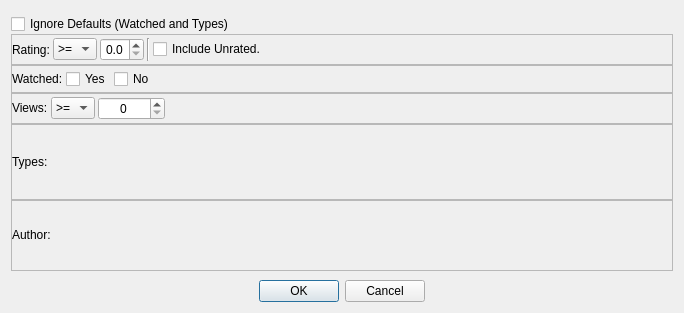
<?xml version="1.0" encoding="UTF-8"?>
<ui version="4.0">
 <class>FilterDialog</class>
 <widget class="QDialog" name="FilterDialog">
  <property name="geometry">
   <rect>
    <x>0</x>
    <y>0</y>
    <width>684</width>
    <height>313</height>
   </rect>
  </property>
  <property name="windowTitle">
   <string>Filter Dialog</string>
  </property>
  <layout class="QVBoxLayout" name="verticalLayout">
   <item>
    <widget class="QWidget" name="mainWidget" native="true">
     <layout class="QVBoxLayout" name="verticalLayout_4">
      <property name="spacing">
       <number>0</number>
      </property>
      <property name="leftMargin">
       <number>0</number>
      </property>
      <property name="topMargin">
       <number>0</number>
      </property>
      <property name="rightMargin">
       <number>0</number>
      </property>
      <property name="bottomMargin">
       <number>0</number>
      </property>
      <item>
       <widget class="QWidget" name="mainContainer" native="true">
        <layout class="QVBoxLayout" name="verticalLayout_2" stretch="0,0,0,0,0,1">
         <property name="spacing">
          <number>0</number>
         </property>
         <property name="leftMargin">
          <number>0</number>
         </property>
         <property name="topMargin">
          <number>3</number>
         </property>
         <property name="rightMargin">
          <number>0</number>
         </property>
         <property name="bottomMargin">
          <number>3</number>
         </property>
         <item>
          <widget class="QCheckBox" name="ignore_defaults">
           <property name="text">
            <string>Ignore Defaults (Watched and Types)</string>
           </property>
          </widget>
         </item>
         <item>
          <widget class="QFrame" name="ratingContainer">
           <property name="frameShape">
            <enum>QFrame::StyledPanel</enum>
           </property>
           <property name="frameShadow">
            <enum>QFrame::Plain</enum>
           </property>
           <layout class="QHBoxLayout" name="horizontalLayout_7">
            <property name="spacing">
             <number>3</number>
            </property>
            <property name="leftMargin">
             <number>0</number>
            </property>
            <property name="topMargin">
             <number>3</number>
            </property>
            <property name="rightMargin">
             <number>0</number>
            </property>
            <property name="bottomMargin">
             <number>3</number>
            </property>
            <item>
             <widget class="QLabel" name="label_5">
              <property name="text">
               <string>Rating:</string>
              </property>
             </widget>
            </item>
            <item>
             <widget class="QComboBox" name="ratingComboBox">
              <property name="focusPolicy">
               <enum>Qt::ClickFocus</enum>
              </property>
              <property name="currentIndex">
               <number>1</number>
              </property>
              <item>
               <property name="text">
                <string>==</string>
               </property>
              </item>
              <item>
               <property name="text">
                <string>&gt;=</string>
               </property>
              </item>
              <item>
               <property name="text">
                <string>&lt;=</string>
               </property>
              </item>
              <item>
               <property name="text">
                <string>&gt;</string>
               </property>
              </item>
              <item>
               <property name="text">
                <string>&lt;</string>
               </property>
              </item>
             </widget>
            </item>
            <item>
             <widget class="QDoubleSpinBox" name="ratingSpinBox">
              <property name="focusPolicy">
               <enum>Qt::StrongFocus</enum>
              </property>
              <property name="alignment">
               <set>Qt::AlignCenter</set>
              </property>
              <property name="decimals">
               <number>1</number>
              </property>
              <property name="maximum">
               <double>5.000000000000000</double>
              </property>
              <property name="singleStep">
               <double>0.500000000000000</double>
              </property>
             </widget>
            </item>
            <item>
             <widget class="Line" name="line">
              <property name="orientation">
               <enum>Qt::Vertical</enum>
              </property>
             </widget>
            </item>
            <item>
             <widget class="QCheckBox" name="include_unrated">
              <property name="text">
               <string>Include Unrated.</string>
              </property>
             </widget>
            </item>
            <item>
             <spacer name="horizontalSpacer_3">
              <property name="orientation">
               <enum>Qt::Horizontal</enum>
              </property>
              <property name="sizeHint" stdset="0">
               <size>
                <width>40</width>
                <height>20</height>
               </size>
              </property>
             </spacer>
            </item>
           </layout>
          </widget>
         </item>
         <item>
          <widget class="QFrame" name="watchedContainer">
           <property name="frameShape">
            <enum>QFrame::StyledPanel</enum>
           </property>
           <property name="frameShadow">
            <enum>QFrame::Plain</enum>
           </property>
           <layout class="QHBoxLayout" name="horizontalLayout_6">
            <property name="spacing">
             <number>3</number>
            </property>
            <property name="leftMargin">
             <number>0</number>
            </property>
            <property name="topMargin">
             <number>3</number>
            </property>
            <property name="rightMargin">
             <number>0</number>
            </property>
            <property name="bottomMargin">
             <number>3</number>
            </property>
            <item>
             <widget class="QLabel" name="label_4">
              <property name="text">
               <string>Watched:</string>
              </property>
             </widget>
            </item>
            <item>
             <widget class="QCheckBox" name="watched_yes">
              <property name="text">
               <string>Yes</string>
              </property>
              <property name="checked">
               <bool>false</bool>
              </property>
             </widget>
            </item>
            <item>
             <widget class="QCheckBox" name="watched_no">
              <property name="text">
               <string>No</string>
              </property>
              <property name="checked">
               <bool>false</bool>
              </property>
             </widget>
            </item>
            <item>
             <spacer name="horizontalSpacer">
              <property name="orientation">
               <enum>Qt::Horizontal</enum>
              </property>
              <property name="sizeHint" stdset="0">
               <size>
                <width>40</width>
                <height>20</height>
               </size>
              </property>
             </spacer>
            </item>
           </layout>
          </widget>
         </item>
         <item>
          <widget class="QFrame" name="viewsContainer">
           <property name="frameShape">
            <enum>QFrame::StyledPanel</enum>
           </property>
           <property name="frameShadow">
            <enum>QFrame::Plain</enum>
           </property>
           <layout class="QHBoxLayout" name="horizontalLayout_5">
            <property name="spacing">
             <number>3</number>
            </property>
            <property name="leftMargin">
             <number>0</number>
            </property>
            <property name="topMargin">
             <number>3</number>
            </property>
            <property name="rightMargin">
             <number>0</number>
            </property>
            <property name="bottomMargin">
             <number>3</number>
            </property>
            <item>
             <widget class="QLabel" name="label_3">
              <property name="sizePolicy">
               <sizepolicy hsizetype="Preferred" vsizetype="Maximum">
                <horstretch>0</horstretch>
                <verstretch>0</verstretch>
               </sizepolicy>
              </property>
              <property name="text">
               <string>Views:</string>
              </property>
             </widget>
            </item>
            <item>
             <widget class="QComboBox" name="viewsComboBox">
              <property name="focusPolicy">
               <enum>Qt::ClickFocus</enum>
              </property>
              <property name="currentIndex">
               <number>1</number>
              </property>
              <item>
               <property name="text">
                <string>==</string>
               </property>
              </item>
              <item>
               <property name="text">
                <string>&gt;=</string>
               </property>
              </item>
              <item>
               <property name="text">
                <string>&lt;=</string>
               </property>
              </item>
              <item>
               <property name="text">
                <string>&gt;</string>
               </property>
              </item>
              <item>
               <property name="text">
                <string>&lt;</string>
               </property>
              </item>
             </widget>
            </item>
            <item>
             <widget class="QSpinBox" name="viewsSpinBox">
              <property name="focusPolicy">
               <enum>Qt::StrongFocus</enum>
              </property>
              <property name="alignment">
               <set>Qt::AlignCenter</set>
              </property>
              <property name="maximum">
               <number>999999999</number>
              </property>
             </widget>
            </item>
            <item>
             <spacer name="horizontalSpacer_2">
              <property name="orientation">
               <enum>Qt::Horizontal</enum>
              </property>
              <property name="sizeHint" stdset="0">
               <size>
                <width>40</width>
                <height>20</height>
               </size>
              </property>
             </spacer>
            </item>
           </layout>
          </widget>
         </item>
         <item>
          <widget class="QFrame" name="typeContainer">
           <property name="frameShape">
            <enum>QFrame::StyledPanel</enum>
           </property>
           <property name="frameShadow">
            <enum>QFrame::Plain</enum>
           </property>
           <layout class="QHBoxLayout" name="horizontalLayout_3">
            <property name="spacing">
             <number>3</number>
            </property>
            <property name="leftMargin">
             <number>0</number>
            </property>
            <property name="topMargin">
             <number>3</number>
            </property>
            <property name="rightMargin">
             <number>0</number>
            </property>
            <property name="bottomMargin">
             <number>3</number>
            </property>
            <item>
             <widget class="QLabel" name="label_2">
              <property name="sizePolicy">
               <sizepolicy hsizetype="Preferred" vsizetype="Maximum">
                <horstretch>0</horstretch>
                <verstretch>0</verstretch>
               </sizepolicy>
              </property>
              <property name="text">
               <string>Types:</string>
              </property>
             </widget>
            </item>
            <item>
             <widget class="customScrollArea" name="typesScrollArea">
              <property name="sizePolicy">
               <sizepolicy hsizetype="Expanding" vsizetype="Preferred">
                <horstretch>0</horstretch>
                <verstretch>0</verstretch>
               </sizepolicy>
              </property>
              <property name="frameShape">
               <enum>QFrame::NoFrame</enum>
              </property>
              <property name="frameShadow">
               <enum>QFrame::Plain</enum>
              </property>
              <property name="lineWidth">
               <number>0</number>
              </property>
              <property name="sizeAdjustPolicy">
               <enum>QAbstractScrollArea::AdjustToContents</enum>
              </property>
              <property name="widgetResizable">
               <bool>true</bool>
              </property>
              <widget class="QWidget" name="scrollAreaWidgetContents_2">
               <property name="geometry">
                <rect>
                 <x>0</x>
                 <y>0</y>
                 <width>628</width>
                 <height>69</height>
                </rect>
               </property>
               <layout class="QHBoxLayout" name="horizontalLayout">
                <property name="spacing">
                 <number>0</number>
                </property>
                <property name="leftMargin">
                 <number>0</number>
                </property>
                <property name="topMargin">
                 <number>0</number>
                </property>
                <property name="rightMargin">
                 <number>0</number>
                </property>
                <property name="bottomMargin">
                 <number>0</number>
                </property>
                <item>
                 <widget class="QWidget" name="types" native="true">
                  <property name="minimumSize">
                   <size>
                    <width>0</width>
                    <height>30</height>
                   </size>
                  </property>
                 </widget>
                </item>
               </layout>
              </widget>
             </widget>
            </item>
           </layout>
          </widget>
         </item>
         <item>
          <widget class="QFrame" name="authorContainer">
           <property name="frameShape">
            <enum>QFrame::StyledPanel</enum>
           </property>
           <property name="frameShadow">
            <enum>QFrame::Plain</enum>
           </property>
           <layout class="QHBoxLayout" name="horizontalLayout_2">
            <property name="spacing">
             <number>3</number>
            </property>
            <property name="leftMargin">
             <number>0</number>
            </property>
            <property name="topMargin">
             <number>0</number>
            </property>
            <property name="rightMargin">
             <number>0</number>
            </property>
            <property name="bottomMargin">
             <number>0</number>
            </property>
            <item>
             <widget class="QLabel" name="label">
              <property name="sizePolicy">
               <sizepolicy hsizetype="Preferred" vsizetype="Maximum">
                <horstretch>0</horstretch>
                <verstretch>0</verstretch>
               </sizepolicy>
              </property>
              <property name="text">
               <string>Author:</string>
              </property>
             </widget>
            </item>
            <item>
             <widget class="customScrollArea" name="authorScrollArea">
              <property name="sizePolicy">
               <sizepolicy hsizetype="Expanding" vsizetype="Preferred">
                <horstretch>0</horstretch>
                <verstretch>0</verstretch>
               </sizepolicy>
              </property>
              <property name="frameShape">
               <enum>QFrame::NoFrame</enum>
              </property>
              <property name="frameShadow">
               <enum>QFrame::Plain</enum>
              </property>
              <property name="lineWidth">
               <number>0</number>
              </property>
              <property name="widgetResizable">
               <bool>true</bool>
              </property>
              <widget class="QWidget" name="scrollAreaWidgetContents">
               <property name="geometry">
                <rect>
                 <x>0</x>
                 <y>0</y>
                 <width>621</width>
                 <height>74</height>
                </rect>
               </property>
               <layout class="QHBoxLayout" name="horizontalLayout_4">
                <property name="sizeConstraint">
                 <enum>QLayout::SetNoConstraint</enum>
                </property>
                <property name="leftMargin">
                 <number>0</number>
                </property>
                <property name="topMargin">
                 <number>0</number>
                </property>
                <property name="rightMargin">
                 <number>0</number>
                </property>
                <property name="bottomMargin">
                 <number>0</number>
                </property>
                <item>
                 <widget class="QWidget" name="authors" native="true">
                  <property name="minimumSize">
                   <size>
                    <width>0</width>
                    <height>30</height>
                   </size>
                  </property>
                 </widget>
                </item>
               </layout>
              </widget>
             </widget>
            </item>
           </layout>
          </widget>
         </item>
        </layout>
       </widget>
      </item>
     </layout>
    </widget>
   </item>
   <item>
    <widget class="QDialogButtonBox" name="buttonBox">
     <property name="layoutDirection">
      <enum>Qt::LeftToRight</enum>
     </property>
     <property name="orientation">
      <enum>Qt::Horizontal</enum>
     </property>
     <property name="standardButtons">
      <set>QDialogButtonBox::Cancel|QDialogButtonBox::Ok</set>
     </property>
     <property name="centerButtons">
      <bool>true</bool>
     </property>
    </widget>
   </item>
  </layout>
 </widget>
 <customwidgets>
  <customwidget>
   <class>customScrollArea</class>
   <extends>QScrollArea</extends>
   <header>customscrollarea.h</header>
   <container>1</container>
  </customwidget>
 </customwidgets>
 <resources/>
 <connections>
  <connection>
   <sender>buttonBox</sender>
   <signal>accepted()</signal>
   <receiver>FilterDialog</receiver>
   <slot>accept()</slot>
   <hints>
    <hint type="sourcelabel">
     <x>248</x>
     <y>254</y>
    </hint>
    <hint type="destinationlabel">
     <x>157</x>
     <y>274</y>
    </hint>
   </hints>
  </connection>
  <connection>
   <sender>buttonBox</sender>
   <signal>rejected()</signal>
   <receiver>FilterDialog</receiver>
   <slot>reject()</slot>
   <hints>
    <hint type="sourcelabel">
     <x>316</x>
     <y>260</y>
    </hint>
    <hint type="destinationlabel">
     <x>286</x>
     <y>274</y>
    </hint>
   </hints>
  </connection>
 </connections>
</ui>
